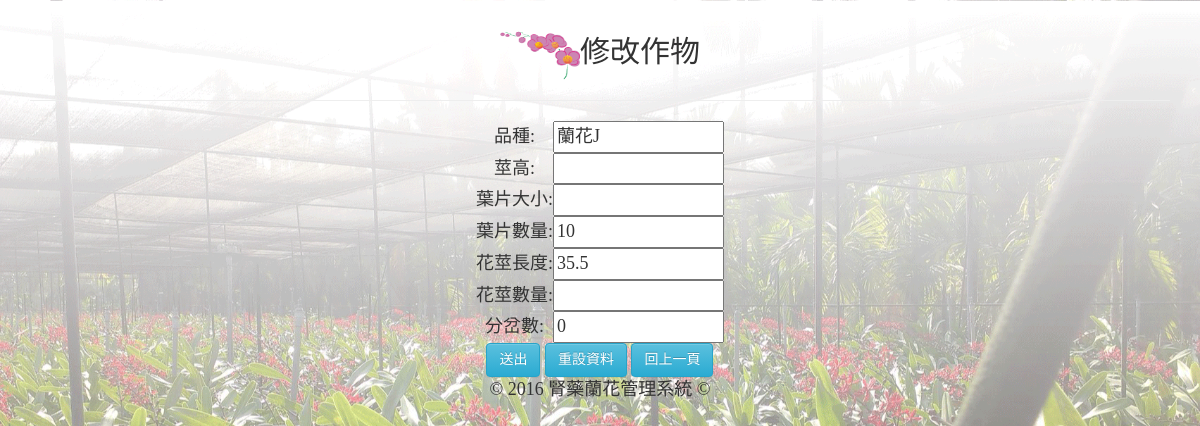
Screenshot of /PH_update.php?id=243 (signed in) with the database file from the repository.
### tables this page shows
CREATE TABLE `history` (
  `h_id` int(255) UNSIGNED NOT NULL,
  `h_biology` varchar(255) NOT NULL COMMENT '品種',
  `h_username` varchar(255) NOT NULL COMMENT '使用者',
  `h_on` int(255) NOT NULL,
  `h_leafNum` int(11) NOT NULL COMMENT '葉片數量',
  `h_pedlength` double NOT NULL COMMENT '花梗長度',
  `h_bifNum` int(255) NOT NULL COMMENT '分岔數',
  `h_bifNum1` double DEFAULT NULL COMMENT '第一分岔',
  `h_bifNum2` double DEFAULT NULL COMMENT '第二分岔',
  `maturity` double NOT NULL COMMENT '成熟度',
  `h_date` date NOT NULL,
  `h_jointime` timestamp NULL DEFAULT CURRENT_TIMESTAMP ON UPDATE CURRENT_TIMESTAMP
);

### PH_update.php (the view, shortened to what this page needs)
<?php
$sql_db = "SELECT * FROM `history` WHERE `h_id`=".$_GET["id"];
$result = mysql_query($sql_db);
$row_result=mysql_fetch_assoc($result);
?>
<!DOCTYPE html>
<html lang="en">
<head>
  	<link rel="stylesheet" href="https://maxcdn.bootstrapcdn.com/bootstrap/3.3.1/css/bootstrap.min.css">
  	<link rel="stylesheet" href="https://maxcdn.bootstrapcdn.com/bootstrap/3.3.1/css/bootstrap-theme.min.css">
</head>
<body style="text-align:center;font-size:18px;background-image: url(img/46505.png);background-size: cover; font-family: 微軟正黑體;margin:30px">
<div>
	<h2><img src="img/LOGO.png" alt="LOGO" width="80" height="50">修改作物</h2>
</div>
<hr>
	<table align="center" >
	<form name="cmform" method="post" onSubmit="return checkForm();" >
		<tr>
			<td>品種:</td>
			<td><input type="text" readonly="readonly" name="h_biology" size="14" id="h_biology" value="<?php echo $row_result["h_biology"];?>"></td>
		</tr>
		<tr>
			<td>莖高:</td>
			<td><input type="text" name="h_stems" size="14" id="h_stems" value="<?php echo $row_result["h_stems"]; ?>"></td>
		</tr>
		<tr>
			<td>葉片大小:</td>
			<td><input type="text" name="h_leafsize" size="14" id="h_leafsize" value="<?php echo $row_result["h_leafsize"]; ?>"></td>
		</tr>
		<tr>
			<td>葉片數量:</td>
			<td><input type="text" name="h_leafNum" size="14" id="h_leafNum" value="<?php echo $row_result["h_leafNum"]; ?>"></td>
		</tr>
		<tr>
			<td>花莖長度:</td>
			<td><input type="text" name="h_pedlength" size="14" id="h_pedlength" value="<?php echo $row_result["h_pedlength"]; ?>"></td>
		</tr>
		<tr>
			<td>花莖數量:</td>
			<td><input type="text" name="h_pedNum" size="14" id="h_pedNum" value="<?php echo $row_result["h_pedNum"]; ?>"></td>
		</tr>
		<tr>
			<td>分岔數:</td>
			<td><input type="text" name="h_bifNum" size="14" id="h_bifNum" value="<?php echo $row_result["h_bifNum"]; ?>"></td>
		</tr>
		<tr>
			<td colspan="2">
            	<input type="submit" name="Submit2" class="btn btn-info" value="送出">
            	<input type="reset" name="Submit3" class="btn btn-info" value="重設資料">
				<input type="button" name="Submit" class="btn btn-info" value="回上一頁" onClick="window.history.back();">
			</td>
		</tr>
		<tr>
    		<td align="center" colspan="2">© 2016 腎藥蘭花管理系統 ©</td>
  		</tr>
	</form>
</table>
</body>
</html>

### rows the page displays
history: h_biology "蘭花J", h_leafNum "10", h_pedlength "35.5", h_bifNum "0"
